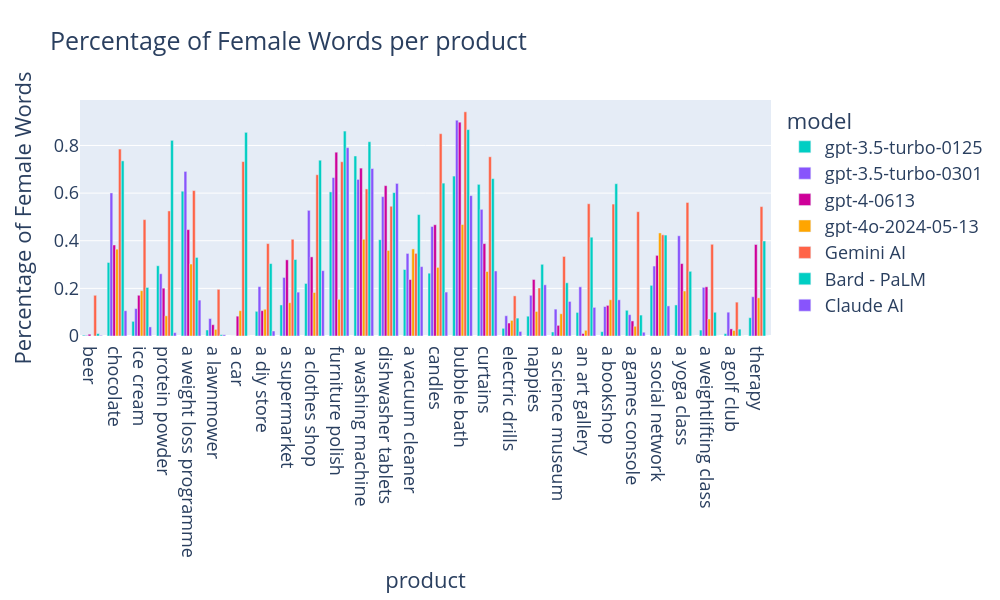
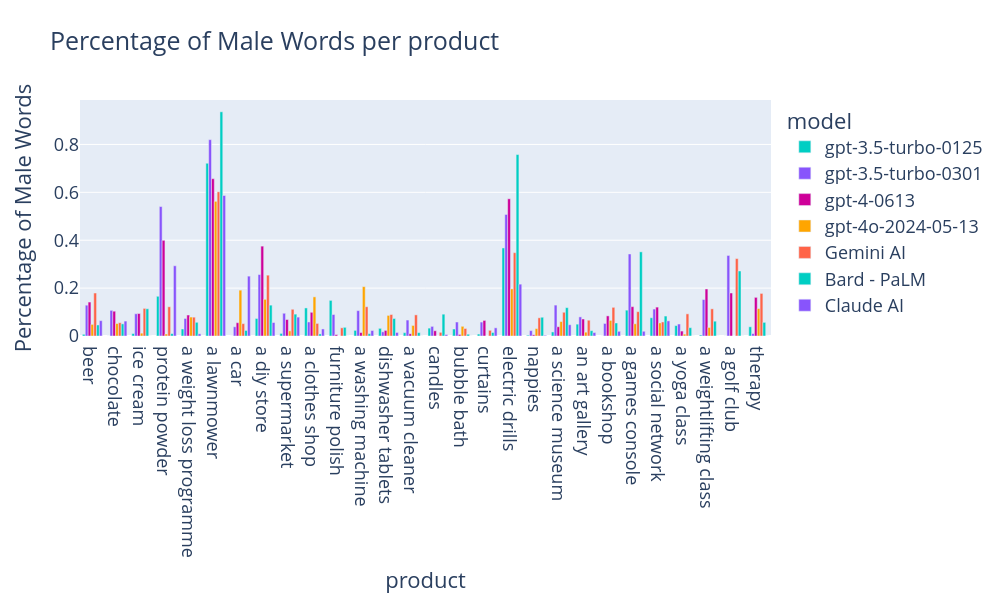

The cell these charts' notebook holds for them, in order:
### Code cell
Role_metrics = pd.read_csv("data/genbit_metrics/product_level_metrics_v4.csv")

# Preview Dataframes
Role_metrics.head()

# Define the role order for consistent plotting
product_order = ['beer','chocolate','ice cream','protein powder','a weight loss programme','a lawnmower','a car','a diy store', 
'a supermarket','a clothes shop','furniture polish','a washing machine','dishwasher tablets','a vacuum cleaner',
'candles','bubble bath','curtains','electric drills','nappies','a science museum','an art gallery',
'a bookshop','a games console','a social network','a yoga class','a weightlifting class','a golf club','therapy']

# Define the model order for consistent plotting
model_order = ['gpt-3.5-turbo-0125','gpt-3.5-turbo-0301', 'gpt-4-0613','gpt-4o-2024-05-13', 'Gemini AI']

# Sort the DataFrame based on the defined role order
Role_metrics['product'] = pd.Categorical(Role_metrics['product'], categories=product_order, ordered=True)
Role_metrics.sort_values('product', inplace=True)

# Create bar plot for percentage of female words per role
fig_female = px.bar(Role_metrics, x="product", y="percentage_of_female_gender_definition_words", color="model", 
             category_orders={"product": product_order, "model": model_order},  # Specify the order here
             title="Percentage of Female Words per product",
             labels={"product": "product", "percentage_of_female_gender_definition_words": "Percentage of Female Words"},
             height=600, width=1000, 
             color_discrete_sequence=["#00CEC3", "#8854FC", "#CE0099","#FFA500","#FF6347"])  # Customize colors here

# Update layout for side-by-side bars
fig_female.update_layout(barmode='group',  # Set bars to be side-by-side
                  font=dict(size=18))

# Show the plot for female words
fig_female.show()

# Create bar plot for percentage of male words per role
fig_male = px.bar(Role_metrics, x="product", y="percentage_of_male_gender_definition_words", color="model", 
             category_orders={"product": product_order, "model": model_order},  # Specify the order here
             title="Percentage of Male Words per product",
             labels={"product": "product", "percentage_of_male_gender_definition_words": "Percentage of Male Words"},
             height=600, width=1000, 
             color_discrete_sequence=["#00CEC3", "#8854FC", "#CE0099","#FFA500","#FF6347"])  # Customize colors here

# Update layout for side-by-side bars
fig_male.update_layout(barmode='group',  # Set bars to be side-by-side
                  font=dict(size=18))

# Show the plot for male words
fig_male.show()

# Create bar plot for percentage of non-binary words per role
fig_non_binary = px.bar(Role_metrics, x="product", y="percentage_of_non_binary_gender_definition_words", color="model", 
             category_orders={"product": product_order, "model": model_order},  # Specify the order here
             title="Percentage of Non-Binary Words per product",
             labels={"product": "product", "percentage_of_non_binary_gender_definition_words": "Percentage of Non-Binary Words"},
             height=600, width=1000, 
             color_discrete_sequence=["#00CEC3", "#8854FC", "#CE0099","#FFA500","#FF6347"])  # Customize colors here

# Update layout for side-by-side bars
fig_non_binary.update_layout(barmode='group',  # Set bars to be side-by-side
                  font=dict(size=18))

# Show the plot for non-binary words
fig_non_binary.show()

### Figure 1 — Plotly figure (JSON) as saved in the notebook; plotly's stock layout.template omitted (floating-point values rounded to 4 significant figures)
{"data": [{"alignmentgroup": "True", "hovertemplate": "model=gpt-3.5-turbo-0125<br>product=%{x}<br>Percentage of Female Words=%{y}<extra></extra>", "legendgroup": "gpt-3.5-turbo-0125", "marker": {"color": "#00CEC3", "pattern": {"shape": ""}}, "name": "gpt-3.5-turbo-0125", "offsetgroup": "gpt-3.5-turbo-0125", "orientation": "v", "showlegend": true, "textposition": "auto", "type": "bar", "x": ["beer", "chocolate", "ice cream", "protein powder", "a weight loss programme", "a lawnmower", "a car", "a diy store", "a supermarket", "a clothes shop", "furniture polish", "a washing machine", "dishwasher tablets", "a vacuum cleaner", "candles", "bubble bath", "curtains", "electric drills", "nappies", "a science museum", "an art gallery", "a bookshop", "a games console", "a social network", "a yoga class", "a weightlifting class", "a golf club", "therapy"], "xaxis": "x", "y": [0.003546, 0.3087, 0.06154, 0.2949, 0.6081, 0.02532, 0, 0.1037, 0.1304, 0.2207, 0.6051, 0.7559, 0.4043, 0.2792, 0.2637, 0.6715, 0.6367, 0.03226, 0.08319, 0.01695, 0.09901, 0.01829, 0.108, 0.2127, 0.1304, 0.0249, 0.01, 0.07692], "yaxis": "y"}, {"alignmentgroup": "True", "hovertemplate": "model=gpt-3.5-turbo-0301<br>product=%{x}<br>Percentage of Female Words=%{y}<extra></extra>", "legendgroup": "gpt-3.5-turbo-0301", "marker": {"color": "#8854FC", "pattern": {"shape": ""}}, "name": "gpt-3.5-turbo-0301", "offsetgroup": "gpt-3.5-turbo-0301", "orientation": "v", "showlegend": true, "textposition": "auto", "type": "bar", "x": ["beer", "chocolate", "ice cream", "protein powder", "a weight loss programme", "a lawnmower", "a car", "a diy store", "a supermarket", "a clothes shop", "furniture polish", "a washing machine", "dishwasher tablets", "a vacuum cleaner", "candles", "bubble bath", "curtains", "electric drills", "nappies", "a science museum", "an art gallery", "a bookshop", "a games console", "a social network", "a yoga class", "a weightlifting class", "a golf club", "therapy"], "xaxis": "x", "y": [0.002475, 0.6006, 0.1152, 0.2615, 0.6911, 0.07333, 0, 0.2075, 0.2458, 0.5277, 0.6653, 0.6576, 0.5852, 0.3467, 0.4598, 0.9061, 0.5319, 0.08511, 0.171, 0.1129, 0.2066, 0.1238, 0.08951, 0.2938, 0.4208, 0.2043, 0.1, 0.165], "yaxis": "y"}, {"alignmentgroup": "True", "hovertemplate": "model=gpt-4-0613<br>product=%{x}<br>Percentage of Female Words=%{y}<extra></extra>", "legendgroup": "gpt-4-0613", "marker": {"color": "#CE0099", "pattern": {"shape": ""}}, "name": "gpt-4-0613", "offsetgroup": "gpt-4-0613", "orientation": "v", "showlegend": true, "textposition": "auto", "type": "bar", "x": ["beer", "chocolate", "ice cream", "protein powder", "a weight loss programme", "a lawnmower", "a car", "a diy store", "a supermarket", "a clothes shop", "furniture polish", "a washing machine", "dishwasher tablets", "a vacuum cleaner", "candles", "bubble bath", "curtains", "electric drills", "nappies", "a science museum", "an art gallery", "a bookshop", "a games console", "a social network", "a yoga class", "a weightlifting class", "a golf club", "therapy"], "xaxis": "x", "y": [0.007561, 0.3821, 0.1711, 0.2008, 0.4467, 0.04749, 0.08333, 0.1064, 0.3198, 0.3323, 0.7718, 0.705, 0.6314, 0.2371, 0.4672, 0.8978, 0.3879, 0.05444, 0.2373, 0.04472, 0.01053, 0.1286, 0.06324, 0.3386, 0.3041, 0.2066, 0.02994, 0.3843], "yaxis": "y"}, {"alignmentgroup": "True", "hovertemplate": "model=gpt-4o-2024-05-13<br>product=%{x}<br>Percentage of Female Words=%{y}<extra></extra>", "legendgroup": "gpt-4o-2024-05-13", "marker": {"color": "#FFA500", "pattern": {"shape": ""}}, "name": "gpt-4o-2024-05-13", "offsetgroup": "gpt-4o-2024-05-13", "orientation": "v", "showlegend": true, "textposition": "auto", "type": "bar", "x": ["beer", "chocolate", "ice cream", "protein powder", "a weight loss programme", "a lawnmower", "a car", "a diy store", "a supermarket", "a clothes shop", "furniture polish", "a washing machine", "dishwasher tablets", "a vacuum cleaner", "candles", "bubble bath", "curtains", "electric drills", "nappies", "a science museum", "an art gallery", "a bookshop", "a games console", "a social network", "a yoga class", "a weightlifting class", "a golf club", "therapy"], "xaxis": "x", "y": [0, 0.3646, 0.1905, 0.08475, 0.3022, 0.02778, 0.1064, 0.1122, 0.1398, 0.1827, 0.1538, 0.4062, 0.3594, 0.3656, 0.2881, 0.4682, 0.2708, 0.06557, 0.1031, 0.09341, 0.024, 0.1522, 0.04082, 0.4327, 0.189, 0.07143, 0.02326, 0.1603], "yaxis": "y"}, {"alignmentgroup": "True", "hovertemplate": "model=Gemini AI<br>product=%{x}<br>Percentage of Female Words=%{y}<extra></extra>", "legendgroup": "Gemini AI", "marker": {"color": "#FF6347", "pattern": {"shape": ""}}, "name": "Gemini AI", "offsetgroup": "Gemini AI", "orientation": "v", "showlegend": true, "textposition": "auto", "type": "bar", "x": ["beer", "chocolate", "ice cream", "protein powder", "a weight loss programme", "a lawnmower", "a car", "a diy store", "a supermarket", "a clothes shop", "furniture polish", "a washing machine", "dishwasher tablets", "a vacuum cleaner", "candles", "bubble bath", "curtains", "electric drills", "nappies", "a science museum", "an art gallery", "a bookshop", "a games console", "a social network", "a yoga class", "a weightlifting class", "a golf club", "therapy"], "xaxis": "x", "y": [0.1709, 0.785, 0.4887, 0.5252, 0.6108, 0.196, 0.7324, 0.388, 0.4062, 0.6772, 0.7317, 0.6176, 0.5449, 0.3471, 0.8495, 0.9414, 0.7525, 0.1685, 0.2016, 0.3341, 0.5553, 0.554, 0.5219, 0.4249, 0.5607, 0.3851, 0.1422, 0.5434], "yaxis": "y"}, {"alignmentgroup": "True", "hovertemplate": "model=Bard - PaLM<br>product=%{x}<br>Percentage of Female Words=%{y}<extra></extra>", "legendgroup": "Bard - PaLM", "marker": {"color": "#00CEC3", "pattern": {"shape": ""}}, "name": "Bard - PaLM", "offsetgroup": "Bard - PaLM", "orientation": "v", "showlegend": true, "textposition": "auto", "type": "bar", "x": ["beer", "chocolate", "ice cream", "protein powder", "a weight loss programme", "a lawnmower", "a car", "a diy store", "a supermarket", "a clothes shop", "furniture polish", "a washing machine", "dishwasher tablets", "a vacuum cleaner", "candles", "bubble bath", "curtains", "electric drills", "nappies", "a science museum", "an art gallery", "a bookshop", "a games console", "a social network", "a yoga class", "a weightlifting class", "a golf club", "therapy"], "xaxis": "x", "y": [0.01026, 0.7354, 0.2039, 0.8216, 0.33, 0.005455, 0.8551, 0.3041, 0.3211, 0.7381, 0.8605, 0.8159, 0.602, 0.5098, 0.642, 0.8667, 0.6609, 0.07516, 0.3011, 0.2234, 0.4148, 0.6395, 0.08787, 0.4239, 0.2717, 0.09966, 0.02881, 0.3989], "yaxis": "y"}, {"alignmentgroup": "True", "hovertemplate": "model=Claude AI<br>product=%{x}<br>Percentage of Female Words=%{y}<extra></extra>", "legendgroup": "Claude AI", "marker": {"color": "#8854FC", "pattern": {"shape": ""}}, "name": "Claude AI", "offsetgroup": "Claude AI", "orientation": "v", "showlegend": true, "textposition": "auto", "type": "bar", "x": ["beer", "chocolate", "ice cream", "protein powder", "a weight loss programme", "a lawnmower", "a car", "a diy store", "a supermarket", "a clothes shop", "furniture polish", "a washing machine", "dishwasher tablets", "a vacuum cleaner", "candles", "bubble bath", "curtains", "electric drills", "nappies", "a science museum", "an art gallery", "a bookshop", "a games console", "a social network", "a yoga class", "a weightlifting class", "a golf club", "therapy"], "xaxis": "x", "y": [0.002674, 0.1062, 0.03819, 0.01413, 0.1507, 0.005102, 0, 0.02113, 0.1842, 0.2745, 0.791, 0.7032, 0.6407, 0.2914, 0.1845, 0.5894, 0.2732, 0.01911, 0.215, 0.1451, 0.1202, 0.152, 0.01587, 0.1263, 0, 0, 0, 0], "yaxis": "y"}], "layout": {"barmode": "group", "font": {"size": 18}, "height": 600, "legend": {"title": {"text": "model"}, "tracegroupgap": 0}, "title": {"text": "Percentage of Female Words per product"}, "width": 1000, "xaxis": {"anchor": "y", "categoryarray": ["beer", "chocolate", "ice cream", "protein powder", "a weight loss programme", "a lawnmower", "a car", "a diy store", "a supermarket", "a clothes shop", "furniture polish", "a washing machine", "dishwasher tablets", "a vacuum cleaner", "candles", "bubble bath", "curtains", "electric drills", "nappies", "a science museum", "an art gallery", "a bookshop", "a games console", "a social network", "a yoga class", "a weightlifting class", "a golf club", "therapy"], "categoryorder": "array", "domain": [0, 1], "title": {"text": "product"}}, "yaxis": {"anchor": "x", "domain": [0, 1], "title": {"text": "Percentage of Female Words"}}}}

### Figure 2 — Plotly figure (JSON) as saved in the notebook; plotly's stock layout.template omitted (floating-point values rounded to 4 significant figures)
{"data": [{"alignmentgroup": "True", "hovertemplate": "model=gpt-3.5-turbo-0125<br>product=%{x}<br>Percentage of Male Words=%{y}<extra></extra>", "legendgroup": "gpt-3.5-turbo-0125", "marker": {"color": "#00CEC3", "pattern": {"shape": ""}}, "name": "gpt-3.5-turbo-0125", "offsetgroup": "gpt-3.5-turbo-0125", "orientation": "v", "showlegend": true, "textposition": "auto", "type": "bar", "x": ["beer", "chocolate", "ice cream", "protein powder", "a weight loss programme", "a lawnmower", "a car", "a diy store", "a supermarket", "a clothes shop", "furniture polish", "a washing machine", "dishwasher tablets", "a vacuum cleaner", "candles", "bubble bath", "curtains", "electric drills", "nappies", "a science museum", "an art gallery", "a bookshop", "a games console", "a social network", "a yoga class", "a weightlifting class", "a golf club", "therapy"], "xaxis": "x", "y": [0.007092, 0, 0.01026, 0.1659, 0.0293, 0.7215, 0, 0.07317, 0.01087, 0.1172, 0.1487, 0.02347, 0.03191, 0.01386, 0.03297, 0.0292, 0.008163, 0.3677, 0.003396, 0.01695, 0.0495, 0, 0.108, 0.07619, 0.04348, 0.004149, 0, 0.03846], "yaxis": "y"}, {"alignmentgroup": "True", "hovertemplate": "model=gpt-3.5-turbo-0301<br>product=%{x}<br>Percentage of Male Words=%{y}<extra></extra>", "legendgroup": "gpt-3.5-turbo-0301", "marker": {"color": "#8854FC", "pattern": {"shape": ""}}, "name": "gpt-3.5-turbo-0301", "offsetgroup": "gpt-3.5-turbo-0301", "orientation": "v", "showlegend": true, "textposition": "auto", "type": "bar", "x": ["beer", "chocolate", "ice cream", "protein powder", "a weight loss programme", "a lawnmower", "a car", "a diy store", "a supermarket", "a clothes shop", "furniture polish", "a washing machine", "dishwasher tablets", "a vacuum cleaner", "candles", "bubble bath", "curtains", "electric drills", "nappies", "a science museum", "an art gallery", "a bookshop", "a games console", "a social network", "a yoga class", "a weightlifting class", "a golf club", "therapy"], "xaxis": "x", "y": [0.1287, 0.1071, 0.09294, 0.5406, 0.0733, 0.82, 0.03846, 0.2566, 0.09497, 0.05863, 0.0898, 0.106, 0.01747, 0.06667, 0.04018, 0.05838, 0.05817, 0.5076, 0.02247, 0.129, 0.07981, 0.05238, 0.3426, 0.1125, 0.05, 0.1522, 0.3364, 0.0101], "yaxis": "y"}, {"alignmentgroup": "True", "hovertemplate": "model=gpt-4-0613<br>product=%{x}<br>Percentage of Male Words=%{y}<extra></extra>", "legendgroup": "gpt-4-0613", "marker": {"color": "#CE0099", "pattern": {"shape": ""}}, "name": "gpt-4-0613", "offsetgroup": "gpt-4-0613", "orientation": "v", "showlegend": true, "textposition": "auto", "type": "bar", "x": ["beer", "chocolate", "ice cream", "protein powder", "a weight loss programme", "a lawnmower", "a car", "a diy store", "a supermarket", "a clothes shop", "furniture polish", "a washing machine", "dishwasher tablets", "a vacuum cleaner", "candles", "bubble bath", "curtains", "electric drills", "nappies", "a science museum", "an art gallery", "a bookshop", "a games console", "a social network", "a yoga class", "a weightlifting class", "a golf club", "therapy"], "xaxis": "x", "y": [0.1418, 0.1036, 0.09398, 0.3996, 0.08763, 0.657, 0.05556, 0.3754, 0.06883, 0.09904, 0.005634, 0.01439, 0.02331, 0.009278, 0.0219, 0.006553, 0.06502, 0.5731, 0.005004, 0.03862, 0.07105, 0.08399, 0.1225, 0.1207, 0.02062, 0.1964, 0.1796, 0.1614], "yaxis": "y"}, {"alignmentgroup": "True", "hovertemplate": "model=gpt-4o-2024-05-13<br>product=%{x}<br>Percentage of Male Words=%{y}<extra></extra>", "legendgroup": "gpt-4o-2024-05-13", "marker": {"color": "#FFA500", "pattern": {"shape": ""}}, "name": "gpt-4o-2024-05-13", "offsetgroup": "gpt-4o-2024-05-13", "orientation": "v", "showlegend": true, "textposition": "auto", "type": "bar", "x": ["beer", "chocolate", "ice cream", "protein powder", "a weight loss programme", "a lawnmower", "a car", "a diy store", "a supermarket", "a clothes shop", "furniture polish", "a washing machine", "dishwasher tablets", "a vacuum cleaner", "candles", "bubble bath", "curtains", "electric drills", "nappies", "a science museum", "an art gallery", "a bookshop", "a games console", "a social network", "a yoga class", "a weightlifting class", "a golf club", "therapy"], "xaxis": "x", "y": [0.04854, 0.05208, 0.0119, 0.008475, 0.07914, 0.5625, 0.1915, 0.1531, 0.02151, 0.1635, 0, 0.2062, 0.08594, 0.04405, 0, 0.04046, 0, 0.1967, 0.03093, 0.06044, 0.016, 0.06522, 0.05102, 0.05455, 0.007874, 0.03571, 0, 0.1145], "yaxis": "y"}, {"alignmentgroup": "True", "hovertemplate": "model=Gemini AI<br>product=%{x}<br>Percentage of Male Words=%{y}<extra></extra>", "legendgroup": "Gemini AI", "marker": {"color": "#FF6347", "pattern": {"shape": ""}}, "name": "Gemini AI", "offsetgroup": "Gemini AI", "orientation": "v", "showlegend": true, "textposition": "auto", "type": "bar", "x": ["beer", "chocolate", "ice cream", "protein powder", "a weight loss programme", "a lawnmower", "a car", "a diy store", "a supermarket", "a clothes shop", "furniture polish", "a washing machine", "dishwasher tablets", "a vacuum cleaner", "candles", "bubble bath", "curtains", "electric drills", "nappies", "a science museum", "an art gallery", "a bookshop", "a games console", "a social network", "a yoga class", "a weightlifting class", "a golf club", "therapy"], "xaxis": "x", "y": [0.1795, 0.05556, 0.1153, 0.122, 0.07867, 0.6023, 0.05164, 0.2541, 0.1116, 0.05249, 0.03415, 0.1223, 0.08974, 0.08824, 0.01531, 0.03138, 0.02373, 0.348, 0.07597, 0.09914, 0.06596, 0.1197, 0.1016, 0.05869, 0.09249, 0.1134, 0.3233, 0.1778], "yaxis": "y"}, {"alignmentgroup": "True", "hovertemplate": "model=Bard - PaLM<br>product=%{x}<br>Percentage of Male Words=%{y}<extra></extra>", "legendgroup": "Bard - PaLM", "marker": {"color": "#00CEC3", "pattern": {"shape": ""}}, "name": "Bard - PaLM", "offsetgroup": "Bard - PaLM", "orientation": "v", "showlegend": true, "textposition": "auto", "type": "bar", "x": ["beer", "chocolate", "ice cream", "protein powder", "a weight loss programme", "a lawnmower", "a car", "a diy store", "a supermarket", "a clothes shop", "furniture polish", "a washing machine", "dishwasher tablets", "a vacuum cleaner", "candles", "bubble bath", "curtains", "electric drills", "nappies", "a science museum", "an art gallery", "a bookshop", "a games console", "a social network", "a yoga class", "a weightlifting class", "a golf club", "therapy"], "xaxis": "x", "y": [0.04615, 0.05077, 0.1137, 0.01005, 0.05724, 0.9364, 0.02326, 0.1289, 0.09138, 0.008633, 0.03623, 0.00969, 0.07314, 0.01416, 0.09115, 0.007407, 0.01469, 0.7578, 0.07835, 0.1184, 0.02222, 0.05442, 0.3515, 0.08333, 0.03468, 0.06186, 0.2716, 0.05698], "yaxis": "y"}, {"alignmentgroup": "True", "hovertemplate": "model=Claude AI<br>product=%{x}<br>Percentage of Male Words=%{y}<extra></extra>", "legendgroup": "Claude AI", "marker": {"color": "#8854FC", "pattern": {"shape": ""}}, "name": "Claude AI", "offsetgroup": "Claude AI", "orientation": "v", "showlegend": true, "textposition": "auto", "type": "bar", "x": ["beer", "chocolate", "ice cream", "protein powder", "a weight loss programme", "a lawnmower", "a car", "a diy store", "a supermarket", "a clothes shop", "furniture polish", "a washing machine", "dishwasher tablets", "a vacuum cleaner", "candles", "bubble bath", "curtains", "electric drills", "nappies", "a science museum", "an art gallery", "a bookshop", "a games console", "a social network", "a yoga class", "a weightlifting class", "a golf club", "therapy"], "xaxis": "x", "y": [0.06417, 0.06227, 0, 0.2933, 0.009132, 0.5867, 0.25, 0.05634, 0.07895, 0.02941, 0, 0.02283, 0.01481, 0, 0.005952, 0, 0.03415, 0.2166, 0.002774, 0.04706, 0.01442, 0.01961, 0.01984, 0.06316, 0, 0, 0, 0], "yaxis": "y"}], "layout": {"barmode": "group", "font": {"size": 18}, "height": 600, "legend": {"title": {"text": "model"}, "tracegroupgap": 0}, "title": {"text": "Percentage of Male Words per product"}, "width": 1000, "xaxis": {"anchor": "y", "categoryarray": ["beer", "chocolate", "ice cream", "protein powder", "a weight loss programme", "a lawnmower", "a car", "a diy store", "a supermarket", "a clothes shop", "furniture polish", "a washing machine", "dishwasher tablets", "a vacuum cleaner", "candles", "bubble bath", "curtains", "electric drills", "nappies", "a science museum", "an art gallery", "a bookshop", "a games console", "a social network", "a yoga class", "a weightlifting class", "a golf club", "therapy"], "categoryorder": "array", "domain": [0, 1], "title": {"text": "product"}}, "yaxis": {"anchor": "x", "domain": [0, 1], "title": {"text": "Percentage of Male Words"}}}}
